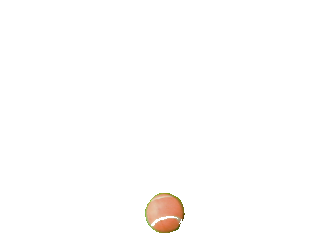
%> input picture data/reference/ball135.png, 320 x 240 px
$ octave YuvMakeModel.m   (GNU Octave 9; MATLAB toolbox functions it lacks are replaced by stand-ins)
%> lines starting %> are read from the running program, lines starting %| are printed output that depends on the picture; in (x1, y1, x2, y2) boxes, pixels count from 0 and x2, y2 are one past the last pixel; in counts of white or black regions, pixels touching at a corner belong together; the program's own positions count from 1
%function [save] = makemodel()

close all;
clear all;

%Extraction de la première image
[A,map,alpha] = imread('../data/reference/ball135.png');
%> A is the input picture: size 240x320x3 uint8; mean R, G, B 254.3, 253.3, 252.7
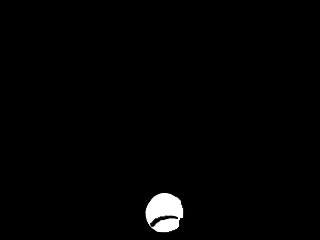
%> alpha: size 240x320 uint8; min 0, max 255, mean 3.5
%> map = []
if isempty(A)
    return;
end
%A = s.cdata;

%figure, imshow(A)


%Ici je crée une matrice qui récupére les points non blancs dans l'image
C = ones(size(A));
for i = 1:size(A,1)
    for j = 1:size(A,2)
        for k = 1:size(A,3)
            if (A(i,j,k) ~= 255)
                C(i,j,k) = A(i,j,k);
            else
                C(i,j,k) = 0;
            end
        end
    end
end
C;

%C= imcrop(A);
%figure, imagesc(C)


%composantes RGB (pour C)
Rp =C (:,:,1);% prend le premier element
Gp =C (:,:,2);
Bp =C (:,:,3);
Rp =Rp(1:end);%transforme en vecteur
Gp =Gp(1:end);
Bp =Bp(1:end);

%test changement espace colorimtrique
Yp = 0.299*Rp + 0.587*Gp + 0.114*Bp;
Up = 0.492*(Bp-Yp);
Vp = 0.877*(Rp-Yp);

% Après avoir récupéré les composantes RGB, je transforme mes résultats
% pour supprimer tous les éléments superflu de notre modele (ici les 0)

m=0;
n=0;
p=0;

for a= 1:size(Yp,2)
    if (Yp(a) ~= 0)
       m = m + 1;
       Y(m) = Yp(a);
    end
end
%> after the loop, Y = 1179 values, max 217.5 at index 370, min 57.96 at index 1177, mean 160; m = 1179

for b= 1:size(Up,2)
    if (Up(b) ~= 0)
       n = n + 1;
       U(n) = Up(b);
    end
end
%> after the loop, U = 1179 values, max -11.21 at index 407, min -53.49 at index 628, mean -28.09; n = 1179

for c= 1:size(Vp,2)
    if (Vp(c) ~= 0)
       p = p + 1;
       V(p) = Vp(c);
    end
end
%> after the loop, V = 1179 values, max 70.98 at index 545, min -24.67 at index 63, mean 41.37; p = 1179

[T,map2,alpha2] = imread('rgb129.png');
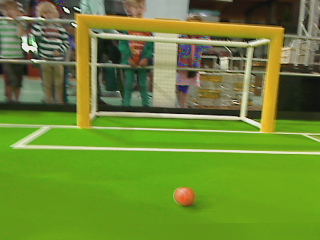
%> input picture Matlab/rgb129.png, 320 x 240 px
%> T is the input picture: size 240x320x3 uint8; mean R, G, B 108.6, 136.3, 52.1
%> map2 = []; alpha2 = []

%composantes RGB (pour l'autre image)
R2 =T (:,:,1);% prend le premier element
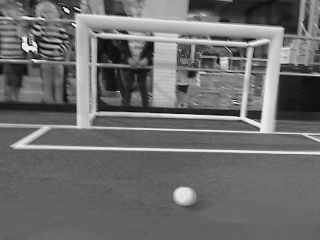
%> R2: size 240x320 uint8; min 5, max 238, mean 108.6
G2 =T (:,:,2);
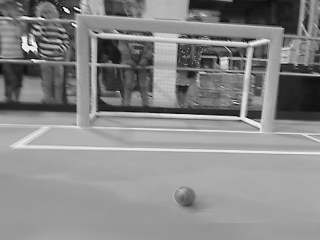
%> G2: size 240x320 uint8; min 14, max 255, mean 136.3
B2 =T (:,:,3);
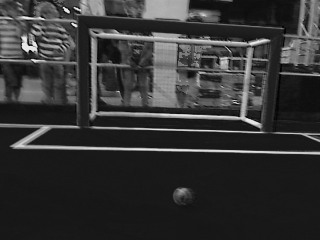
%> B2: size 240x320 uint8; min 0, max 237, mean 52.1
R2 =R2(1:end);%transforme en vecteur
G2 =G2(1:end);
B2 =B2(1:end);

%test changement espace colorimtrique
Y2 = 0.299*R2 + 0.587*G2 + 0.114*B2;
U2 = 0.492*(B2-Y2);
V2 = 0.877*(R2-Y2);

%attribution des composantes 1 et 2
C1 = U;
%> C1 has the same summary as U
C2 = V;
%> C2 has the same summary as V
C = [C1;C2];
%> C = 1179 columns, first 8: [-43.06 -41.62 -38.71 -39.15 -39.87 -41.62 -40.6 -41.62; -21.5 -17.18 -17.27 -17.17 -19.33 -15.44 -18 -17.18]
C1image = U2;
C2image = V2;
Cimg = [C1image;C2image];

%Affiche les points
%figure, plot(C1,C2,'.')

%barycentre
baryC1 = mean(C1);
%> baryC1 = -28.09
baryC2 = mean(C2);
%> baryC2 = 41.37
Bary = [baryC1;baryC2];
%> Bary = [-28.09; 41.37]

%variances-covariances
varC1 = sum((C1-baryC1).^2)/size(C1,2);
%> varC1 = 56.58
varC2 = sum((C2-baryC2).^2)/size(C2,2);
%> varC2 = 371.2
covarC1C2 = sum((C1-baryC1).*(C2-baryC2))/size(C1,2);
%> covarC1C2 = 0.374
Mcov = [varC1 covarC1C2; covarC1C2 varC2];
%> Mcov = [56.58 0.374; 0.374 371.2]


%Calcul de la distance
%newBary1 = ones(1,size(C,2))*baryC1;
%newBary2
%D = (C - Bary).*(inv(Mcov))*(C - Bary)

%Converti l'image en double
C = double(C);
Cimg = double(Cimg);

%matrice résultat
D = zeros(size(C,2),1);
Dimage = zeros(size(Cimg,2),1);

%Distance pour la region ciblée
for i=1:size(C,2)
    D(i,1) = (C(:,i)-Bary)'*(inv(Mcov))*(C(:,i) - Bary);
end;
%> after the loop, D = 1179 values, max 17.91 at index 366, min 0.00555 at index 516, mean 2
%distance pour l'image totale
for i=1:size(Cimg,2)
    Dimage(i,1) = (Cimg(:,i)-Bary)'*(inv(Mcov))*(Cimg(:,i) - Bary);
end;

%determination du seuil
seuil = 15;
%seuilmax = max(D)/10;

%crée l'image binaire
imgBin = zeros(size(A,1),size(A,2));
for j=1:size(A,2)
    for i=1:size(A,1)
        k = (j-1)*size(A,1)+i;
        if (Dimage(k)>=seuil)
            imgBin(i,j)=1;
        end;
    end;
end;
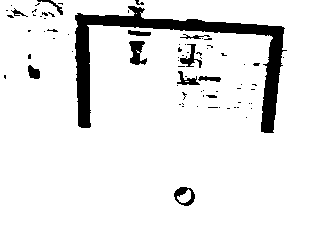
%> imgBin: size 240x320 double; values 0 (black) and 1 (white), 91.6% white; 76 black regions (63 under 20 px), largest, box (x1, y1, x2, y2) and area: (75, 6, 287, 133) 4870, (129, 41, 147, 65) 265, (174, 187, 195, 206) 192
figure, imshow(imgBin)

%sauvegarde
save('yuvtest.txt', 'seuil', 'Mcov', 'Bary', '-ascii');
